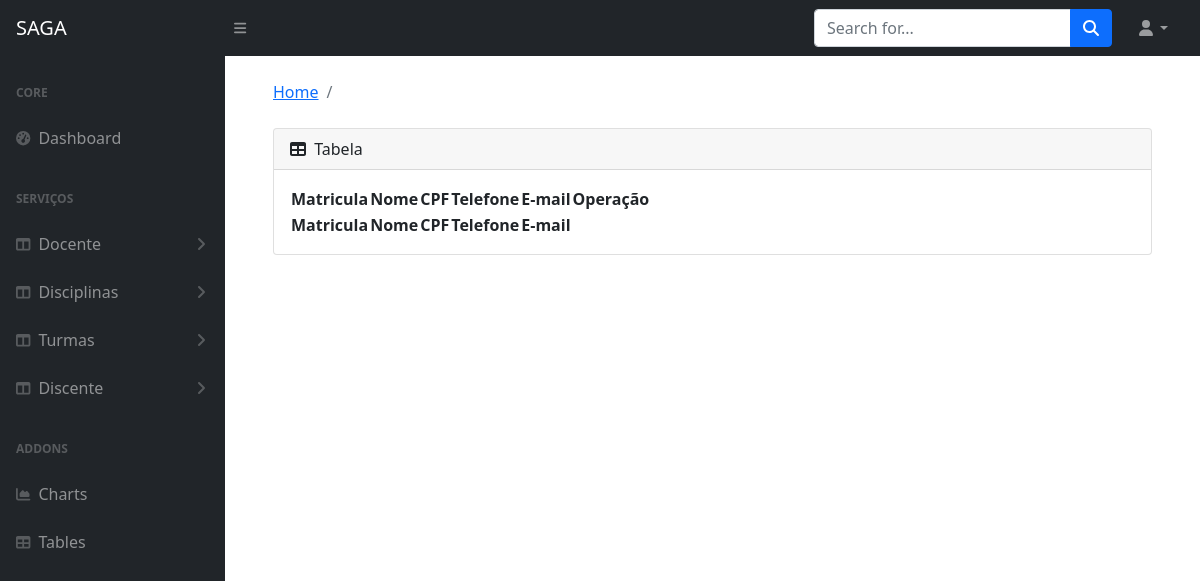
/disciplinas, run on an earlier commit of the app's database.
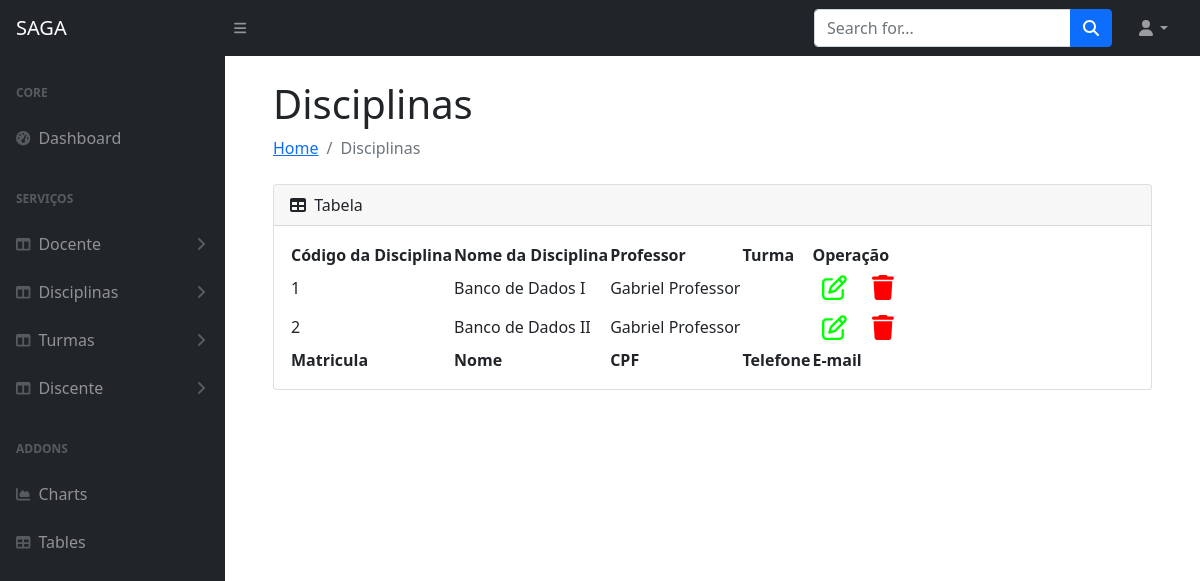
And on a later commit of the database.
### appacademico/models.py (models this page shows, shortened)
class Disciplina(models.Model):
    disciplina_id = models.AutoField(primary_key=True)
    nome_disciplina = models.CharField(max_length=150, blank=True)
    professor = models.ForeignKey(Professor, on_delete=models.PROTECT)

class Usuario(models.Model):
    matricula= models.AutoField(primary_key=True)
    nome = models.CharField(max_length=150)
    cpf = models.IntegerField()
    telefone=models.IntegerField()
    email=models.EmailField(max_length=50)
    def __str__(self):
        return self.nome
    class Meta:
        abstract = True

class Professor(Usuario):
    pass

### appacademico/views.py (the view)
# urls.py: path('disciplinas', views.disciplinas, name='disciplinas'),
@has_role_decorator('professor')
def disciplinas(request):
    disciplina = Disciplina.objects.all()
    return render(request, 'mostrar_todos.html', {'disciplina': disciplina})

### appacademico/templates/mostrar_todos.html (shortened to what this page needs)
{% extends 'index.html' %}
{% load static %}
{% load bootstrap4 %}
{% block h1 %}
{% if docente %}
Docentes
{% elif discente %}
Discentes
{% elif disciplina %}
Disciplinas
{% elif turmas %}
Turmas
{% endif %}
{% endblock %}
{% block li %}
{% if docente %}
Docentes
{% elif discente %}
Discentes
{% elif disciplina %}
Disciplinas
{% elif turmas %}
Turmas
{% endif %}
{% endblock %}
{% block content %}
<div class="card mb-4">
    <div class="card-header">
        <i class="fas fa-table me-1"></i>
        Tabela
    </div>
    <div class="card-body">
        <table id="datatablesSimple">
            <thead>
                {% if turmas %}
                <tr>
                    <th>Tuma</th>
                    <th>Disciplinas</th>
                    <th>Alunos</th>
                    <th>Professores</th>
                    <th>Operação</th>
                </tr>
                {% elif disciplina %}
                <tr>
                    <th>Código da Disciplina</th>
                    <th>Nome da Disciplina</th>
                    <th>Professor</th>
                    <th>Turma</th>
                    <th>Operação</th>
                </tr>
                {% else %}
                <tr>
                    <th>Matricula</th>
                    <th>Nome</th>
                    <th>CPF</th>
                    <th>Telefone</th>
                    <th>E-mail</th>
                    <th>Operação</th>
                </tr>
                {% endif %}
            </thead>
            <tfoot>
                <tr>
                    <th>Matricula</th>
                    <th>Nome</th>
                    <th>CPF</th>
                    <th>Telefone</th>
                    <th>E-mail</th>
                </tr>
            </tfoot>
            <tbody>
                {% if docente %}
                {% for professor in docente %}
                <tr>
                    <td>{{professor.matricula}}</td>
                    <td>{{professor.nome}}</td>
                    <td>{{professor.cpf}}</td>
                    <td>{{professor.telefone}}</td>
                    <td>{{professor.email}}</td>
                    <td>
                        <a href="{% url 'editar_docente' professor.matricula %}"
                            style="padding: 10px; color: rgb(0, 255, 0); font-size: 25px;"><i
                                class="fa-regular fa-pen-to-square"></i></a>
                        <a href="{% url 'del_docente' professor.matricula %}"
                            style="padding: 10px; color: rgb(255, 0, 0); font-size: 25px;"><i
                                class="fa-solid fa-trash"></i></a>
                    </td>
                </tr>
                {% endfor %}
                {% elif disciplina %}
                {% for disciplina in disciplina %}
                <tr>
                    <td>{{disciplina.disciplina_id}}</td>
                    <td>{{disciplina.nome_disciplina}}</td>
                    <td>{{disciplina.professor}}</td>
                    <td>{{disciplina.nome_turma}}</td>
                    <td>
                        <a href="{% url 'editar_disciplina' disciplina.disciplina_id %}"
                            style="padding: 10px; color: rgb(0, 255, 0); font-size: 25px;"><i
                                class="fa-regular fa-pen-to-square"></i></a>
                        <a href="{% url 'del_disciplina' disciplina.disciplina_id %}"
                            style="padding: 10px; color: rgb(255, 0, 0); font-size: 25px;"><i
                                class="fa-solid fa-trash"></i></a>
                    </td>
                </tr>
                {% endfor %}
                {% endif %}
            </tbody>
        </table>
    </div>
</div>
</div>
</main>
{% endblock %}

What changed in the data, as far as the page shows it:
added Disciplina: disciplina_id "1", nome_disciplina "Banco de Dados I", professor "Gabriel Professor"
added Disciplina: disciplina_id "2", nome_disciplina "Banco de Dados II", professor "Gabriel Professor"
Also different on the page:
text no longer shown: "Matricula Nome CPF Telefone E-mail"
text now shown: "Disciplinas Disciplinas Código da Disciplina Nome da Disciplina Professor Turma"
